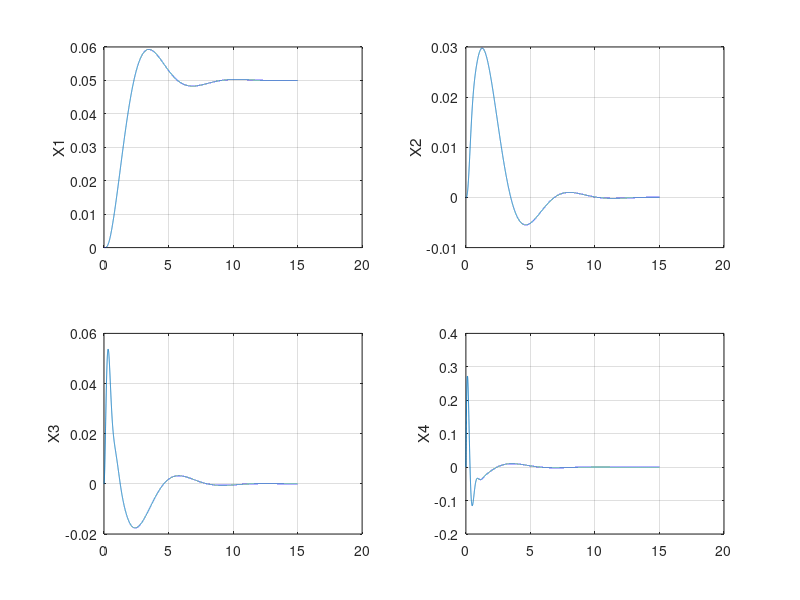

Reproduce this figure in MATLAB.
% Ejmplo 2 de Redes Neuronales
clear all; clc; close all
%Matrices

A = [   0    1    0    0 
        0    0    1    0
        0    0    0    1 
      -100 -100 -100 -10 ];
B = [ 0 0 0 1 ]';
C = [ 1 0 0 0];
D = [ 0 ];

%Propiedades
polos = eig(A)

CC = [ B A*B A*A*B A*A*A*B]
Cont = rank(CC)

OO = [C; C*A; C*A*A; C*A*A*A]
Obse = rank(OO)

%Condiciones Iniciales
ti = 0; dt = 0.001; tf = 15;
u = 5;
x = [ 0 0 0 0 ]';
k = 1;

%Simulacion

for t = ti:dt:tf
    X1(k,1) = x(1,1);
    X2(k,1) = x(2,1);
    X3(k,1) = x(3,1);
    X4(k,1) = x(4,1);
    TI(k,1) = t;
    
    %Sistema
    xp = A*x + B*u;
    y = C*x + D*u;
    
    x = x + xp*dt;
    k = k+1;
    
end

figure(1)
subplot(221)
plot(TI,X1); ylabel('X1'); grid on
subplot(222)
plot(TI,X2); ylabel('X2'); grid on
subplot(223)
plot(TI,X3); ylabel('X3'); grid on
subplot(224)
plot(TI,X4); ylabel('X4'); grid on

%________________

clear all

%Matrices
A = [   0    1    0    0 
        0    0    1    0
        0    0    0    1 
      -100 -100 -100 -10 ];
B = [ 0 0 0 1 ]';
C = [ 1 0 0 0];
D = [ 0 ];
dt = 0.001;

%Elaborando los patrones de entrenamiento

x1 = randn(1,10000);
x2 = randn(1,10000);
x3 = randn(1,10000);
x4 = randn(1,10000);
u  = randn(1,10000);

input_data = [x1; x2; x3; x4; u ];
x = [x1; x2; x3; x4 ];

%Sistema

xp = A*x + B*u;
x = x + xp*dt;

target_data = x;

save training_data input_data target_data












    
    
    
    
    
    
    
    
    
    
    
    
    
    



